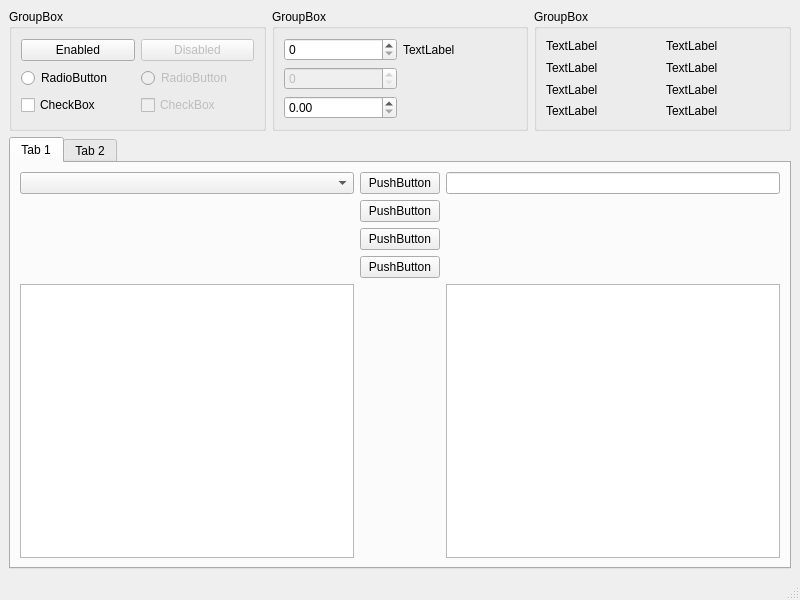
<?xml version="1.0" encoding="UTF-8"?>
<ui version="4.0">
 <class>MainWindow</class>
 <widget class="QMainWindow" name="MainWindow">
  <property name="geometry">
   <rect>
    <x>0</x>
    <y>0</y>
    <width>800</width>
    <height>600</height>
   </rect>
  </property>
  <property name="windowTitle">
   <string>MainWindow</string>
  </property>
  <widget class="QWidget" name="centralwidget">
   <layout class="QGridLayout" name="gridLayout_5">
    <item row="0" column="0">
     <widget class="QGroupBox" name="groupBox">
      <property name="title">
       <string>GroupBox</string>
      </property>
      <layout class="QGridLayout" name="gridLayout">
       <item row="2" column="0">
        <widget class="QRadioButton" name="radioButton">
         <property name="text">
          <string>RadioButton</string>
         </property>
        </widget>
       </item>
       <item row="0" column="0">
        <widget class="QPushButton" name="pushButton">
         <property name="text">
          <string>Enabled</string>
         </property>
        </widget>
       </item>
       <item row="3" column="0">
        <widget class="QCheckBox" name="checkBox">
         <property name="text">
          <string>CheckBox</string>
         </property>
        </widget>
       </item>
       <item row="3" column="1">
        <widget class="QCheckBox" name="checkBox_2">
         <property name="enabled">
          <bool>false</bool>
         </property>
         <property name="text">
          <string>CheckBox</string>
         </property>
        </widget>
       </item>
       <item row="0" column="1">
        <widget class="QPushButton" name="pushButton_2">
         <property name="enabled">
          <bool>false</bool>
         </property>
         <property name="text">
          <string>Disabled</string>
         </property>
        </widget>
       </item>
       <item row="2" column="1">
        <widget class="QRadioButton" name="radioButton_2">
         <property name="enabled">
          <bool>false</bool>
         </property>
         <property name="text">
          <string>RadioButton</string>
         </property>
        </widget>
       </item>
      </layout>
     </widget>
    </item>
    <item row="0" column="1">
     <widget class="QGroupBox" name="groupBox_2">
      <property name="title">
       <string>GroupBox</string>
      </property>
      <layout class="QGridLayout" name="gridLayout_3">
       <item row="0" column="0">
        <widget class="QSpinBox" name="spinBox"/>
       </item>
       <item row="1" column="0">
        <widget class="QSpinBox" name="spinBox_2">
         <property name="enabled">
          <bool>false</bool>
         </property>
        </widget>
       </item>
       <item row="2" column="0">
        <widget class="QDoubleSpinBox" name="doubleSpinBox"/>
       </item>
       <item row="0" column="1">
        <widget class="QLabel" name="label">
         <property name="text">
          <string>TextLabel</string>
         </property>
        </widget>
       </item>
      </layout>
     </widget>
    </item>
    <item row="0" column="2">
     <widget class="QGroupBox" name="groupBox_3">
      <property name="title">
       <string>GroupBox</string>
      </property>
      <layout class="QGridLayout" name="gridLayout_4">
       <item row="0" column="0">
        <widget class="QLabel" name="label_1">
         <property name="text">
          <string>TextLabel</string>
         </property>
        </widget>
       </item>
       <item row="1" column="0">
        <widget class="QLabel" name="label_2">
         <property name="text">
          <string>TextLabel</string>
         </property>
        </widget>
       </item>
       <item row="2" column="0">
        <widget class="QLabel" name="label_3">
         <property name="text">
          <string>TextLabel</string>
         </property>
        </widget>
       </item>
       <item row="3" column="0">
        <widget class="QLabel" name="label_4">
         <property name="text">
          <string>TextLabel</string>
         </property>
        </widget>
       </item>
       <item row="0" column="1">
        <widget class="QLabel" name="label_5">
         <property name="text">
          <string>TextLabel</string>
         </property>
        </widget>
       </item>
       <item row="1" column="1">
        <widget class="QLabel" name="label_6">
         <property name="text">
          <string>TextLabel</string>
         </property>
        </widget>
       </item>
       <item row="2" column="1">
        <widget class="QLabel" name="label_7">
         <property name="text">
          <string>TextLabel</string>
         </property>
        </widget>
       </item>
       <item row="3" column="1">
        <widget class="QLabel" name="label_8">
         <property name="text">
          <string>TextLabel</string>
         </property>
        </widget>
       </item>
      </layout>
     </widget>
    </item>
    <item row="1" column="0" colspan="3">
     <widget class="QTabWidget" name="tabWidget">
      <property name="currentIndex">
       <number>0</number>
      </property>
      <widget class="QWidget" name="tab">
       <attribute name="title">
        <string>Tab 1</string>
       </attribute>
       <layout class="QGridLayout" name="gridLayout_2">
        <item row="0" column="0">
         <widget class="QComboBox" name="comboBox"/>
        </item>
        <item row="2" column="1">
         <widget class="QPushButton" name="pushButton_5">
          <property name="text">
           <string>PushButton</string>
          </property>
         </widget>
        </item>
        <item row="4" column="0">
         <widget class="QTextEdit" name="textEdit"/>
        </item>
        <item row="4" column="2">
         <widget class="QPlainTextEdit" name="plainTextEdit"/>
        </item>
        <item row="1" column="1">
         <widget class="QPushButton" name="pushButton_4">
          <property name="text">
           <string>PushButton</string>
          </property>
         </widget>
        </item>
        <item row="0" column="2">
         <widget class="QLineEdit" name="lineEdit"/>
        </item>
        <item row="0" column="1">
         <widget class="QPushButton" name="pushButton_3">
          <property name="text">
           <string>PushButton</string>
          </property>
         </widget>
        </item>
        <item row="3" column="1">
         <widget class="QPushButton" name="pushButton_6">
          <property name="text">
           <string>PushButton</string>
          </property>
         </widget>
        </item>
       </layout>
      </widget>
      <widget class="QWidget" name="tab_2">
       <attribute name="title">
        <string>Tab 2</string>
       </attribute>
       <layout class="QGridLayout" name="gridLayout_6">
        <item row="0" column="0">
         <widget class="QPlainTextEdit" name="plainTextEdit_2"/>
        </item>
        <item row="0" column="1">
         <widget class="QTextEdit" name="textEdit_2"/>
        </item>
       </layout>
      </widget>
     </widget>
    </item>
   </layout>
  </widget>
  <widget class="QMenuBar" name="menubar">
   <property name="geometry">
    <rect>
     <x>0</x>
     <y>0</y>
     <width>800</width>
     <height>24</height>
    </rect>
   </property>
  </widget>
  <widget class="QStatusBar" name="statusbar"/>
 </widget>
 <resources/>
 <connections/>
</ui>
